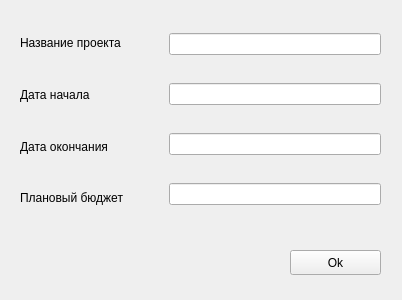
<?xml version="1.0" encoding="UTF-8"?>
<ui version="4.0">
 <class>Form</class>
 <widget class="QWidget" name="Form">
  <property name="geometry">
   <rect>
    <x>0</x>
    <y>0</y>
    <width>402</width>
    <height>300</height>
   </rect>
  </property>
  <property name="windowTitle">
   <string>Form</string>
  </property>
  <widget class="QPushButton" name="okButton">
   <property name="geometry">
    <rect>
     <x>290</x>
     <y>250</y>
     <width>91</width>
     <height>25</height>
    </rect>
   </property>
   <property name="text">
    <string>Ok</string>
   </property>
  </widget>
  <widget class="QWidget" name="">
   <property name="geometry">
    <rect>
     <x>20</x>
     <y>20</y>
     <width>361</width>
     <height>201</height>
    </rect>
   </property>
   <layout class="QHBoxLayout" name="horizontalLayout">
    <item>
     <layout class="QVBoxLayout" name="verticalLayout_2">
      <property name="spacing">
       <number>6</number>
      </property>
      <property name="leftMargin">
       <number>0</number>
      </property>
      <property name="rightMargin">
       <number>40</number>
      </property>
      <item>
       <widget class="QLabel" name="label">
        <property name="text">
         <string>Название проекта</string>
        </property>
       </widget>
      </item>
      <item>
       <widget class="QLabel" name="label_2">
        <property name="text">
         <string>Дата начала </string>
        </property>
       </widget>
      </item>
      <item>
       <widget class="QLabel" name="label_3">
        <property name="text">
         <string>Дата окончания</string>
        </property>
       </widget>
      </item>
      <item>
       <widget class="QLabel" name="label_4">
        <property name="text">
         <string>Плановый бюджет</string>
        </property>
       </widget>
      </item>
     </layout>
    </item>
    <item>
     <layout class="QVBoxLayout" name="verticalLayout">
      <property name="spacing">
       <number>15</number>
      </property>
      <property name="leftMargin">
       <number>0</number>
      </property>
      <item>
       <widget class="QLineEdit" name="proj_name"/>
      </item>
      <item>
       <widget class="QLineEdit" name="start_date"/>
      </item>
      <item>
       <widget class="QLineEdit" name="finish_date"/>
      </item>
      <item>
       <widget class="QLineEdit" name="bac"/>
      </item>
     </layout>
    </item>
   </layout>
  </widget>
 </widget>
 <resources/>
 <connections/>
</ui>
